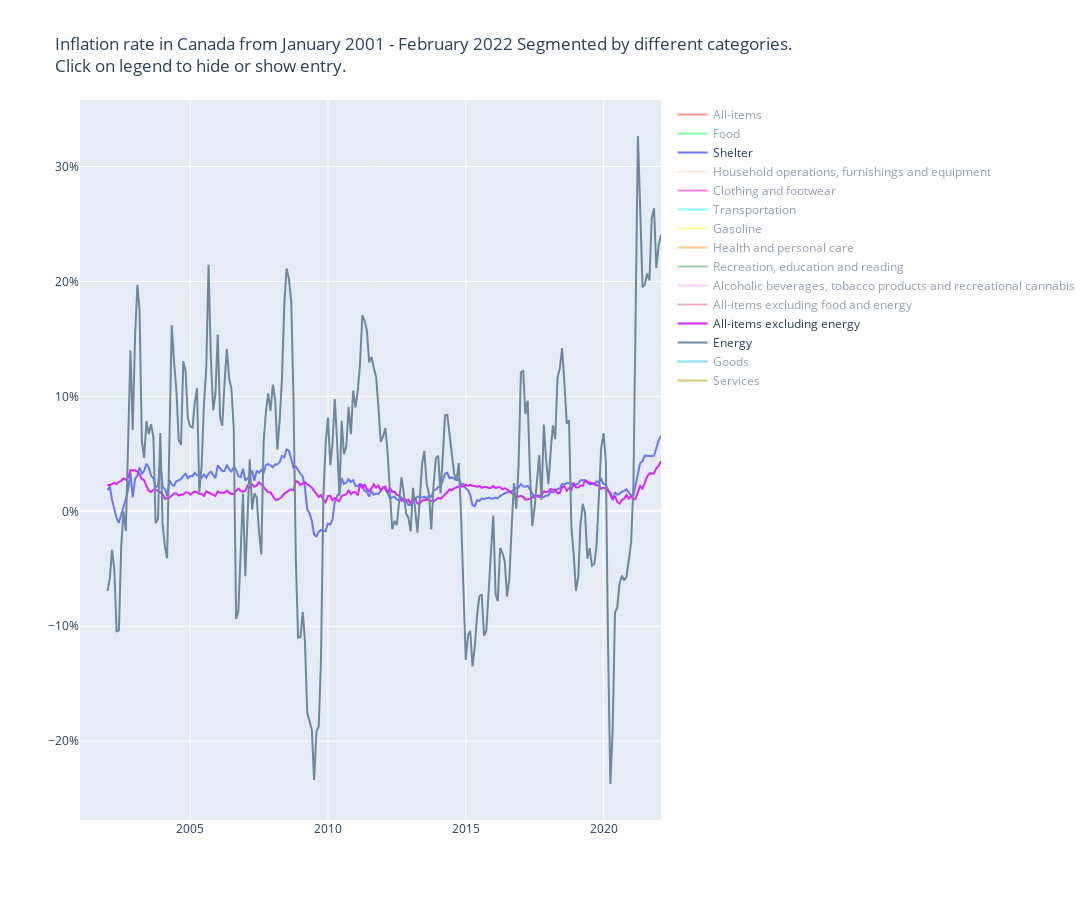

Notebook cell for this chart:
### Code cell
colors = px.colors.qualitative.Light24

fig = go.Figure()
i =0
for index in inflation_pct.index:
    if index not in['All-items excluding energy','Energy','Shelter']:
        fig.add_traces(go.Scatter(x=inflation_pct.columns, y = inflation_pct.loc[index]/100, mode = 'lines',name=index,visible='legendonly',marker=dict(color = colors[i])))
    else:
        fig.add_traces(go.Scatter(x=inflation_pct.columns, y = inflation_pct.loc[index]/100, mode = 'lines',name=index,marker=dict(color = colors[i])))
    i+=1
fig.update_layout(
    autosize=False,
    width=1400,
    height=900,title=f'Inflation rate in Canada from January 2001 - February 2022\nSegmented by different categories.<br>Click on legend to hide or show entry.')
fig.update_layout(yaxis_tickformat = '.00%')

fig.show()

### Figure 1 — Plotly figure (JSON) as saved in the notebook; plotly's stock layout.template omitted (floating-point values rounded to 4 significant figures; data arrays with more than 128 entries replaced by an {"elided": "..."} marker saying what was removed)
{"data": [{"marker": {"color": "#FD3216"}, "mode": "lines", "name": "All-items", "type": "scatter", "visible": "legendonly", "x": {"elided": "254 str values"}, "y": {"elided": "254 float values"}}, {"marker": {"color": "#00FE35"}, "mode": "lines", "name": "Food", "type": "scatter", "visible": "legendonly", "x": {"elided": "254 str values"}, "y": {"elided": "254 float values"}}, {"marker": {"color": "#6A76FC"}, "mode": "lines", "name": "Shelter", "type": "scatter", "x": {"elided": "254 str values"}, "y": {"elided": "254 float values"}}, {"marker": {"color": "#FED4C4"}, "mode": "lines", "name": "Household operations, furnishings and equipment", "type": "scatter", "visible": "legendonly", "x": {"elided": "254 str values"}, "y": {"elided": "254 float values"}}, {"marker": {"color": "#FE00CE"}, "mode": "lines", "name": "Clothing and footwear", "type": "scatter", "visible": "legendonly", "x": {"elided": "254 str values"}, "y": {"elided": "254 float values"}}, {"marker": {"color": "#0DF9FF"}, "mode": "lines", "name": "Transportation", "type": "scatter", "visible": "legendonly", "x": {"elided": "254 str values"}, "y": {"elided": "254 float values"}}, {"marker": {"color": "#F6F926"}, "mode": "lines", "name": "Gasoline", "type": "scatter", "visible": "legendonly", "x": {"elided": "254 str values"}, "y": {"elided": "254 float values"}}, {"marker": {"color": "#FF9616"}, "mode": "lines", "name": "Health and personal care", "type": "scatter", "visible": "legendonly", "x": {"elided": "254 str values"}, "y": {"elided": "254 float values"}}, {"marker": {"color": "#479B55"}, "mode": "lines", "name": "Recreation, education and reading", "type": "scatter", "visible": "legendonly", "x": {"elided": "254 str values"}, "y": {"elided": "254 float values"}}, {"marker": {"color": "#EEA6FB"}, "mode": "lines", "name": "Alcoholic beverages, tobacco products and recreational cannabis", "type": "scatter", "visible": "legendonly", "x": {"elided": "254 str values"}, "y": {"elided": "254 float values"}}, {"marker": {"color": "#DC587D"}, "mode": "lines", "name": "All-items excluding food and energy", "type": "scatter", "visible": "legendonly", "x": {"elided": "254 str values"}, "y": {"elided": "254 float values"}}, {"marker": {"color": "#D626FF"}, "mode": "lines", "name": "All-items excluding energy", "type": "scatter", "x": {"elided": "254 str values"}, "y": {"elided": "254 float values"}}, {"marker": {"color": "#6E899C"}, "mode": "lines", "name": "Energy", "type": "scatter", "x": {"elided": "254 str values"}, "y": {"elided": "254 float values"}}, {"marker": {"color": "#00B5F7"}, "mode": "lines", "name": "Goods", "type": "scatter", "visible": "legendonly", "x": {"elided": "254 str values"}, "y": {"elided": "254 float values"}}, {"marker": {"color": "#B68E00"}, "mode": "lines", "name": "Services", "type": "scatter", "visible": "legendonly", "x": {"elided": "254 str values"}, "y": {"elided": "254 float values"}}], "layout": {"autosize": false, "height": 900, "title": {"text": "Inflation rate in Canada from January 2001 - February 2022\nSegmented by different categories.<br>Click on legend to hide or show entry."}, "width": 1400, "xaxis": {"autorange": true, "range": ["2001-01-01", "2022-02-01"], "type": "date"}, "yaxis": {"autorange": true, "range": [-0.2685, 0.3579], "tickformat": ".00%", "type": "linear"}}}
